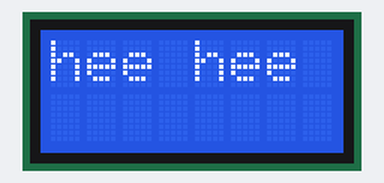
Bench run of a sketch on a simulated Arduino Uno, built with avr-gcc and run on an emulated ATmega328P. On the bench: 8×2 character LCD.

Above: at 0.1 s.
At 5.1 s:
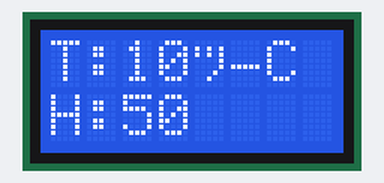

The sketch:

code_projet26062025.ino
```cpp
#include <LiquidCrystal.h>
#define RS 2
#define EN 3
#define D4 4
#define D5 5
#define D6 6
#define D7 7

LiquidCrystal lcd(RS, EN, D4, D5, D6, D7);

int get_info(int capteur){
    int info = 5;
    return info;
}

void affich_capteurs(void){
    lcd.clear();
    int temp= 10;//get_info(capteur_temp);
    int hum= 50; //get_info(capteur_humi);
    lcd.setCursor(0,0);
    lcd.print("T:");
    lcd.print(temp);
    lcd.print("°C");
    lcd.setCursor(0,1);
    lcd.print("H:");
    lcd.print(hum);
}


void setup() {
    // put your setup code here, to run once:
    lcd.begin(8, 2);
    lcd.print("hee hee");
    delay(5000);
}

void loop() {
    // put your main code here, to run repeatedly:
    affich_capteurs();
    delay(1000);

}
```
